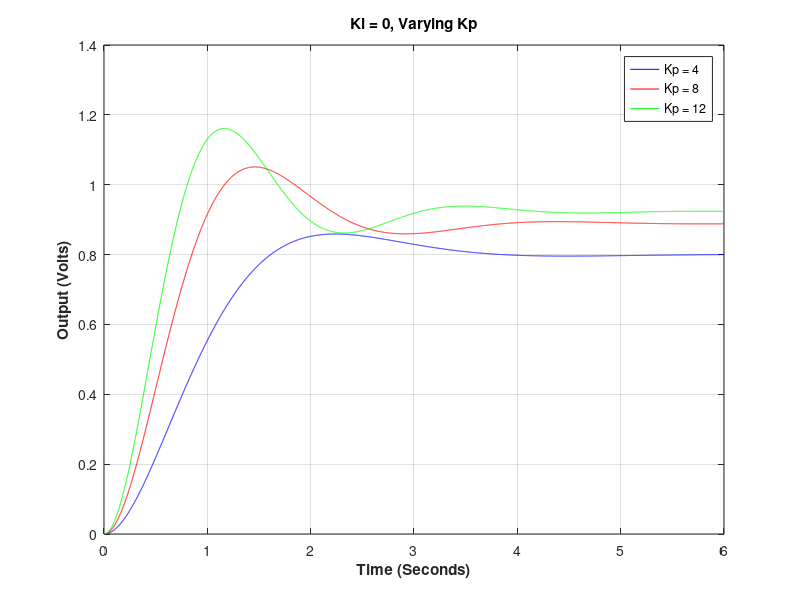
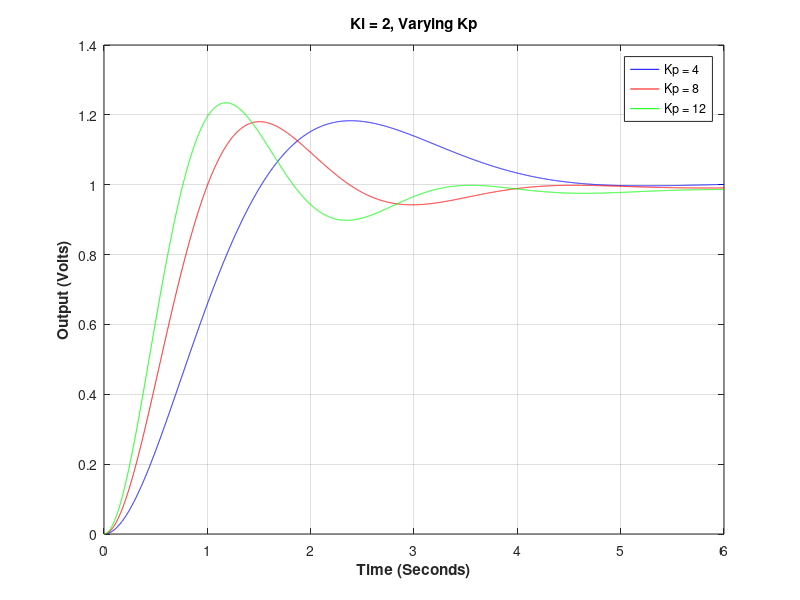
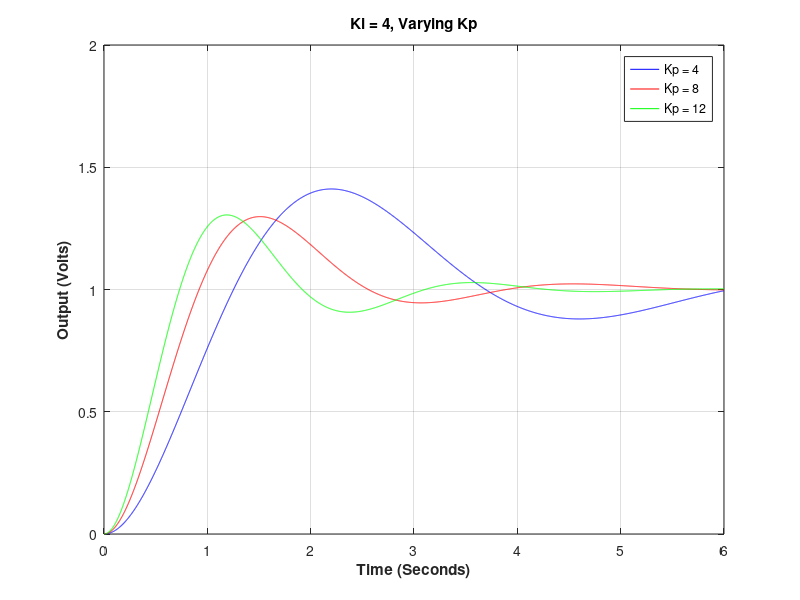
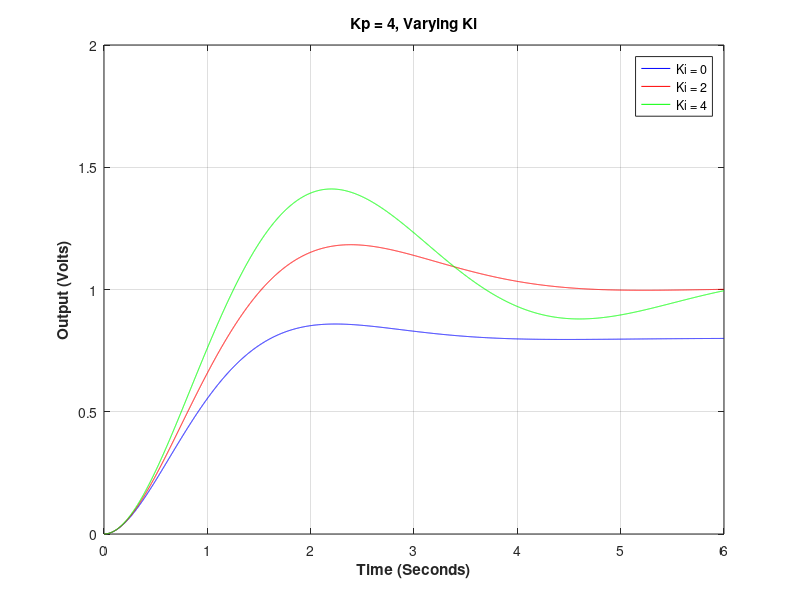

The MATLAB script that drew these images, in order:
%generate graph for ki 0, 0, 0 and kp 4, 8, 12
clear
close all

load( 'ki_0_and_kp_4.csv' );
load( 'ki_0_and_kp_8.csv' );
load( 'ki_0_and_kp_12.csv' );

figure(1);

plot( ki_0_and_kp_4(:,1), ki_0_and_kp_4(:,2), 'b' );
hold on
plot( ki_0_and_kp_8(:,1), ki_0_and_kp_8(:,2), 'r' );
hold on
plot( ki_0_and_kp_12(:,1), ki_0_and_kp_12(:,2), 'g' );
hold on
title( 'Ki = 0, Varying Kp', 'fontweight','bold' );
xlabel( 'Time (Seconds)', 'fontweight','bold'  );
ylabel( 'Output (Volts)', 'fontweight','bold'  );
grid
legend( 'Kp = 4', 'Kp = 8', 'Kp = 12' );
print -dpng Fig01.png
%%%%%%%%%%%%%%%%%%%%%%%%%%%%%%%%%%%%%%%
%and so on for all 6 graphs
clear
close all

load( 'ki_2_and_kp_4.csv' );
load( 'ki_2_and_kp_8.csv' );
load( 'ki_2_and_kp_12.csv' );

figure(2);

plot( ki_2_and_kp_4(:,1), ki_2_and_kp_4(:,2), 'b' );
hold on
plot( ki_2_and_kp_8(:,1), ki_2_and_kp_8(:,2), 'r' );
hold on
plot( ki_2_and_kp_12(:,1), ki_2_and_kp_12(:,2), 'g' );
hold on
title( 'Ki = 2, Varying Kp', 'fontweight','bold'  );
xlabel( 'Time (Seconds)', 'fontweight','bold'  );
ylabel( 'Output (Volts)', 'fontweight','bold'  );
grid
legend( 'Kp = 4', 'Kp = 8', 'Kp = 12' );
print -dpng Fig02.png
%%%%%%%%%%%%%%%%%%%%%%%%%%%%%%%%%%%%%%%

clear
close all

load( 'ki_4_and_kp_4.csv' );
load( 'ki_4_and_kp_8.csv' );
load( 'ki_4_and_kp_12.csv' );

figure(3);

plot( ki_4_and_kp_4(:,1), ki_4_and_kp_4(:,2), 'b' );
hold on
plot( ki_4_and_kp_8(:,1), ki_4_and_kp_8(:,2), 'r' );
hold on
plot( ki_4_and_kp_12(:,1), ki_4_and_kp_12(:,2), 'g' );
hold on
title( 'Ki = 4, Varying Kp', 'fontweight','bold'  );
xlabel( 'Time (Seconds)', 'fontweight','bold'  );
ylabel( 'Output (Volts)', 'fontweight','bold'  );
grid
legend( 'Kp = 4', 'Kp = 8', 'Kp = 12' );
print -dpng Fig03.png
%%%%%%%%%%%%%%%%%%%%%%%%%%%%%%%%%%%%%%%

clear
close all

load( 'ki_0_and_kp_4.csv' );
load( 'ki_2_and_kp_4.csv' );
load( 'ki_4_and_kp_4.csv' );

figure(4);

plot( ki_0_and_kp_4(:,1), ki_0_and_kp_4(:,2), 'b' );
hold on
plot( ki_2_and_kp_4(:,1), ki_2_and_kp_4(:,2), 'r' );
hold on
plot( ki_4_and_kp_4(:,1), ki_4_and_kp_4(:,2), 'g' );
hold on
title( 'Kp = 4, Varying Ki', 'fontweight','bold'  );
xlabel( 'Time (Seconds)', 'fontweight','bold'  );
ylabel( 'Output (Volts)', 'fontweight','bold'  );
grid
legend( 'Ki = 0', 'Ki = 2', 'Ki = 4' );
print -dpng Fig04.png
%%%%%%%%%%%%%%%%%%%%%%%%%%%%%%%%%%%%%%%

clear
close all

load( 'ki_0_and_kp_8.csv' );
load( 'ki_2_and_kp_8.csv' );
load( 'ki_4_and_kp_8.csv' );

figure(5);

plot( ki_0_and_kp_8(:,1), ki_0_and_kp_8(:,2), 'b' );
hold on
plot( ki_2_and_kp_8(:,1), ki_2_and_kp_8(:,2), 'r' );
hold on
plot( ki_4_and_kp_8(:,1), ki_4_and_kp_8(:,2), 'g' );
hold on
title( 'Kp = 8, Varying Ki', 'fontweight','bold'  );
xlabel( 'Time (Seconds)', 'fontweight','bold'  );
ylabel( 'Output (Volts)', 'fontweight','bold'  );
grid
legend( 'Ki = 0', 'Ki = 2', 'Ki = 4' );
print -dpng Fig05.png
%%%%%%%%%%%%%%%%%%%%%%%%%%%%%%%%%%%%%%%

clear
close all

load( 'ki_0_and_kp_12.csv' );
load( 'ki_2_and_kp_12.csv' );
load( 'ki_4_and_kp_12.csv' );

figure(6);

plot( ki_0_and_kp_12(:,1), ki_0_and_kp_12(:,2), 'b' );
hold on
plot( ki_2_and_kp_12(:,1), ki_2_and_kp_12(:,2), 'r' );
hold on
plot( ki_4_and_kp_12(:,1), ki_4_and_kp_12(:,2), 'g' );
hold on
title( 'Kp = 12, Varying Ki', 'fontweight','bold'  );
xlabel( 'Time (Seconds)', 'fontweight','bold'  );
ylabel( 'Output (Volts)', 'fontweight','bold'  );
grid
legend( 'Ki = 0', 'Ki = 2', 'Ki = 4' );
print -dpng Fig06.png
%%%%%%%%%%%%%%%%%%%%%%%%%%%%%%%%%%%%%%%
